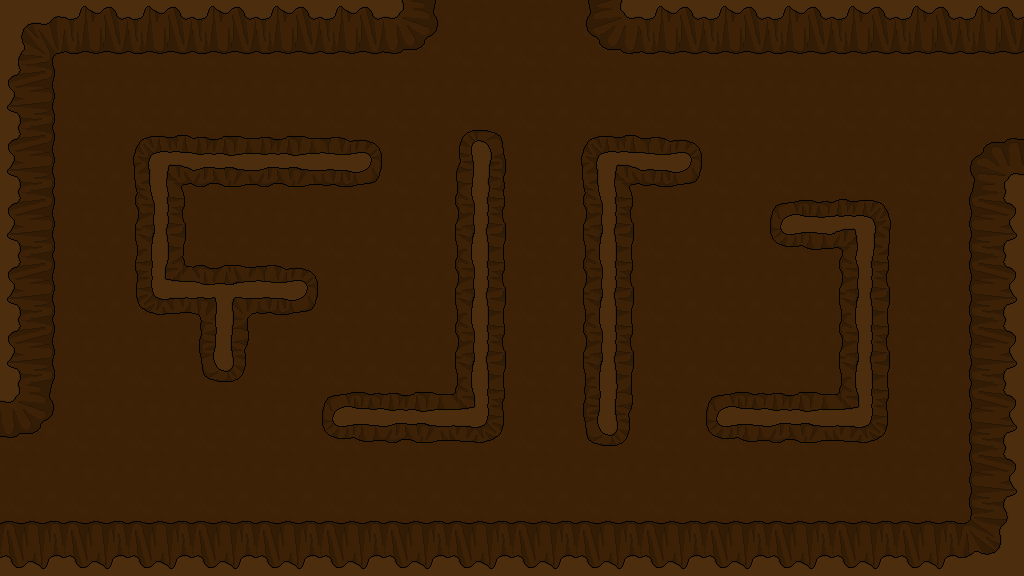

A level layout from a 2D game, rendered from its tile map. Below: a short description, then the map file with its tile-grid data intact:
An orthogonal 16x9 tile map with 64x64 px tiles, 1 tile layer (Tile Layer 1).

<map version="1.0" orientation="orthogonal" width="16" height="9" tilewidth="64" tileheight="64">
 <tileset firstgid="1" name="backgroundTiles" tilewidth="64" tileheight="64">
  <image source="../backgroundTiles.png" width="12480" height="64" />
 </tileset>
 <layer name="Tile Layer 1" width="16" height="9">
  <data encoding="csv">
151,152,152,152,152,152,154,6,6,157,152,152,152,152,152,152,
158,6,6,6,6,6,6,6,6,6,6,6,6,6,6,6,
158,6,181,173,173,185,6,175,6,181,185,6,6,6,6,156,
158,6,168,53,53,53,53,168,6,168,53,6,170,179,6,161,
158,6,182,174,185,6,53,168,6,168,53,6,6,168,6,161,
158,6,6,176,6,6,53,168,6,168,53,53,53,168,6,161,
154,6,6,6,6,170,173,180,6,176,6,170,173,180,6,161,
6,6,6,6,6,6,6,6,6,6,6,6,6,6,6,161,
160,160,160,160,160,160,160,160,160,160,160,160,160,160,160,162
</data>
 </layer>
</map>
